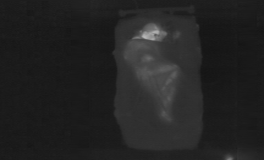
#> input picture data/new_dataset_IR/00001_4_right_to_safe_inst16/IR/uncover/image_000026.png, 264 x 160 px; its folder holds only this picture in this run
$ python draw_lines.py
#> lines starting #> are read from the running program, lines starting #| are printed output that depends on the picture
import os
import glob
import cv2

input_dir = r"C:\Projects\sleeping-monitor\preview_animation\00001\IR\uncover"
output_dir = r"C:\Projects\sleeping-monitor\preview_animation_lines\00001\IR\uncover"
os.makedirs(output_dir, exist_ok=True)

image_paths = sorted(glob.glob(os.path.join(input_dir, "*.png")))

for path in image_paths:
    img = cv2.imread(path, cv2.IMREAD_GRAYSCALE)
#> img is the input picture: shape (160, 264); min 20, max 182, mean 35.2
    img_color = cv2.cvtColor(img, cv2.COLOR_GRAY2BGR)

    h, w = img_color.shape[:2]
#> h = 160; w = 264

    # Extended the lines slightly further outwards (smaller danger zone margin)
    # Using 4.5 instead of 6 to push them wider.
    danger_width = int(w * 4.5 / 27)
#> danger_width = 44

    left_line_x = danger_width
#> left_line_x = 44
    right_line_x = w - danger_width
#> right_line_x = 220

    cv2.line(img_color, (left_line_x, 0), (left_line_x, h), (255, 0, 0), 2)
    cv2.line(img_color, (right_line_x, 0), (right_line_x, h), (255, 0, 0), 2)
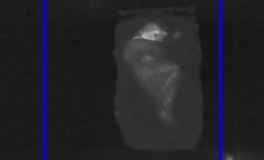
#> img_color: shape (160, 264, 3); mean B, G, R 40.4, 34.6, 34.6

    filename = os.path.basename(path)
    out_path = os.path.join(output_dir, filename)
    cv2.imwrite(out_path, img_color)

print(f"Drew extended lines on {len(image_paths)} images and saved to {output_dir}")

$ run again, on data/new_dataset_IR/00001_4_right_to_safe_inst16/IR/uncover/image_000030.png
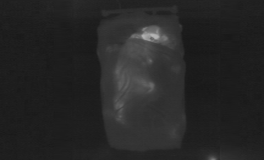
#> input picture data/new_dataset_IR/00001_4_right_to_safe_inst16/IR/uncover/image_000030.png, 264 x 160 px
#> img is the input picture: shape (160, 264); min 24, max 181, mean 38.1
#> `cv2.line(img_color, (right_line_x, 0), (right_line_x, h), (255, 0, 0),..`:
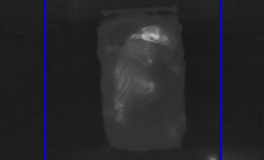
#> img_color: shape (160, 264, 3); mean B, G, R 43.2, 37.5, 37.5

$ run again, on data/new_dataset_IR/00001_4_right_to_safe_inst16/IR/uncover/image_000033.png
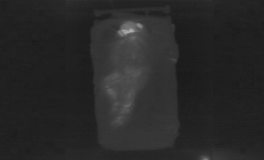
#> input picture data/new_dataset_IR/00001_4_right_to_safe_inst16/IR/uncover/image_000033.png, 264 x 160 px
#> img is the input picture: shape (160, 264); min 25, max 179, mean 40.2
#> `cv2.line(img_color, (right_line_x, 0), (right_line_x, h), (255, 0, 0),..`:
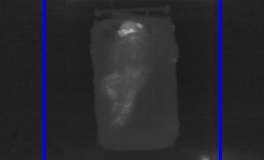
#> img_color: shape (160, 264, 3); mean B, G, R 45.3, 39.5, 39.5

$ run again, on data/new_dataset_IR/00001_4_right_to_safe_inst16/IR/uncover/image_000037.png
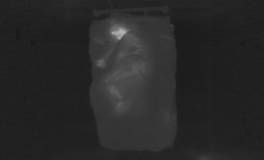
#> input picture data/new_dataset_IR/00001_4_right_to_safe_inst16/IR/uncover/image_000037.png, 264 x 160 px
#> img is the input picture: shape (160, 264); min 26, max 179, mean 40.4
#> `cv2.line(img_color, (right_line_x, 0), (right_line_x, h), (255, 0, 0),..`:
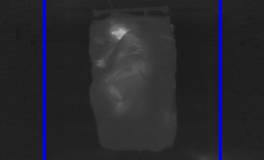
#> img_color: shape (160, 264, 3); mean B, G, R 45.5, 39.7, 39.7
